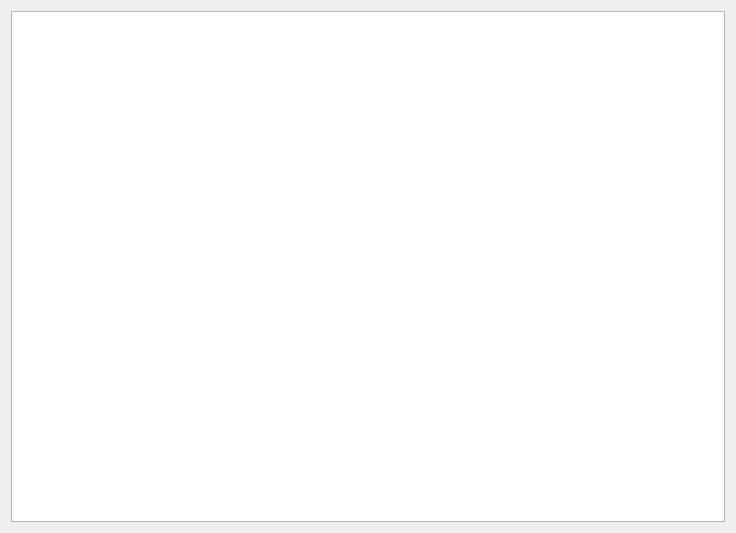
<?xml version="1.0" encoding="UTF-8"?>
<ui version="4.0">
 <class>PLCWarningForm</class>
 <widget class="QWidget" name="PLCWarningForm">
  <property name="geometry">
   <rect>
    <x>0</x>
    <y>0</y>
    <width>736</width>
    <height>533</height>
   </rect>
  </property>
  <property name="windowTitle">
   <string>Form</string>
  </property>
  <layout class="QVBoxLayout" name="verticalLayout">
   <item>
    <widget class="QTableView" name="TableViewPlcWarningInfo">
     <property name="styleSheet">
      <string notr="true">#TableViewPlcWarningInfo{color: rgb(255, 0, 0);}</string>
     </property>
    </widget>
   </item>
  </layout>
 </widget>
 <resources/>
 <connections/>
</ui>
